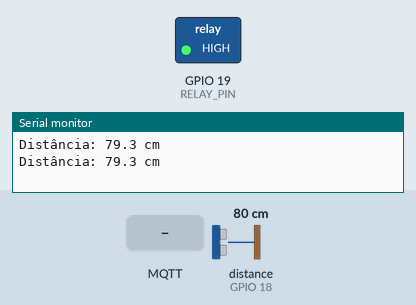
Bench run of a sketch on a simulated ESP32. Shown: switched loads named in the sketch (green lamp = pin HIGH), the last lines printed to the serial monitor. Wiring (from diagram.json): ultrasonic range finder: trigger GPIO 5; echo GPIO 18. Inputs (shaded band) come from the test bench; at power-on: distance to the obstacle (sensor on GPIO 18) 80 cm. The echo pulse lasts 58.3 µs per cm; WiFi joins after 1.5 s; servers stay silent unless stated; no MQTT or app messages arrive unless stated; pins used as bus, display or sensor lines are not drawn.

Above: at 4.2 s.
4.3 s: MQTT message "0" arrives on the first subscribed topic
At 4.45 s:
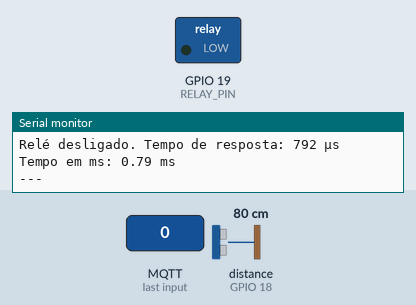
5.8 s: distance to the obstacle (sensor on GPIO 18) set to 12 cm
7.3 s: distance to the obstacle (sensor on GPIO 18) set to 9 cm
At 8.7 s:
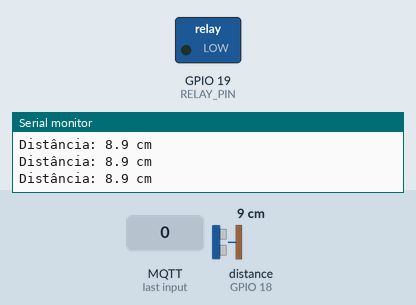
9.0 s: distance to the obstacle (sensor on GPIO 18) set to 18 cm
At 10.0 s:
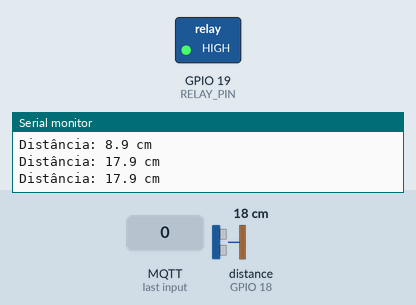
Timing chart, 0 to 12.0 s (numbered marks = the images above; inputs shaded):
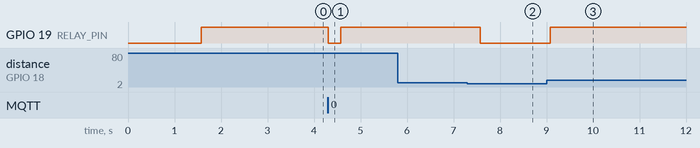

The sketch:

sketch.ino
```cpp
#include <WiFi.h>
#include <PubSubClient.h>

// Definições de pinos
#define TRIGGER_PIN 5
#define ECHO_PIN 18
#define RELAY_PIN 19

// Configurações Wi-Fi
const char* ssid = "Wokwi-GUEST";
const char* password = "";

// Configurações do broker MQTT
const char* mqtt_server = "broker.hivemq.com";
const char* mqtt_client_id = "esp32-nivel-agua";
const char* mqtt_topic_pub = "sensor/agua/nivel";
const char* mqtt_topic_sub = "atuador/agua/valvula";

WiFiClient espClient;
PubSubClient client(espClient);
long lastMsg = 0;

// Variáveis para estatísticas
int sensorCount = 0;
int relayCount = 0;
unsigned long sensorTimes[4];  // Para 4 medições
unsigned long relayTimes[4];   // Para 4 medições

//Conectando ao WiFi de acesso aberto
void setup_wifi() {
  Serial.print("Conectando-se ao Wi-Fi");
  WiFi.begin("Wokwi-GUEST", "", 6);
  while (WiFi.status() != WL_CONNECTED) {
    delay(100);
    Serial.print(".");
  }
  Serial.println(" Conectado!");
}

void callback(char* topic, byte* payload, unsigned int length) {
  // INÍCIO DA MEDIÇÃO DO RELÉ
  unsigned long startTime = micros();

  Serial.print("Mensagem recebida no tópico: ");
  Serial.println(topic);

  payload[length] = '\0';
  String message = String((char*)payload);
  message.trim();

  Serial.print("Comando recebido: ");
  Serial.println(message);

  if (String(topic) == mqtt_topic_sub) {
    if (message == "1") {
      digitalWrite(RELAY_PIN, HIGH);

      // FIM DA MEDIÇÃO DO RELÉ
      unsigned long endTime = micros();
      unsigned long responseTime = endTime - startTime;

      // Armazenar para estatísticas (se ainda não coletamos 4 medições)
      if (relayCount < 4) {
        relayTimes[relayCount] = responseTime;
        relayCount++;

        Serial.print("Relé ligado. Tempo de resposta: ");
        Serial.print(responseTime);
        Serial.println(" μs");
        Serial.print("Medição RELÉ #");
        Serial.print(relayCount);
        Serial.print(": ");
        Serial.print(responseTime / 1000.0, 2);
        Serial.println(" ms");
        Serial.println("---");

        // Se completou 4 medições do relé, mostrar estatísticas
        if (relayCount == 4) {
          printRelayStatistics();
        }
      }

    } else if (message == "0") {
      digitalWrite(RELAY_PIN, LOW);

      // FIM DA MEDIÇÃO DO RELÉ
      unsigned long endTime = micros();
      unsigned long responseTime = endTime - startTime;

      Serial.print("Relé desligado. Tempo de resposta: ");
      Serial.print(responseTime);
      Serial.println(" μs");
      Serial.print("Tempo em ms: ");
      Serial.print(responseTime / 1000.0, 2);
      Serial.println(" ms");
      Serial.println("---");

    } else {
      Serial.println("Comando inválido (use 1 ou 0)");
    }
  }
}

void reconnect() {
  while (!client.connected()) {
    Serial.print("Tentando conectar ao MQTT...");
    if (client.connect(mqtt_client_id)) {
      Serial.println("conectado!");
      client.subscribe(mqtt_topic_sub);
    } else {
      Serial.print("falhou, rc=");
      Serial.print(client.state());
      Serial.println(" tentando novamente em 5 segundos");
      delay(5000);
    }
  }
}

void setup() {
  Serial.begin(115200);
  Serial.println("=== SISTEMA DE MEDIÇÃO DE PERFORMANCE ===");
  Serial.println("Coletando 4 medições de cada componente...");
  Serial.println("==========================================");

  pinMode(TRIGGER_PIN, OUTPUT);
  pinMode(ECHO_PIN, INPUT);
  pinMode(RELAY_PIN, OUTPUT);
  digitalWrite(RELAY_PIN, LOW);

  setup_wifi();
  client.setServer(mqtt_server, 1883);
  client.setCallback(callback);
}

void loop() {
  if (!client.connected()) {
    reconnect();
  }
  client.loop();

  long now = millis();
  if (now - lastMsg > 500) {
    lastMsg = now;

    // INÍCIO DA MEDIÇÃO DO SENSOR
    unsigned long sensorStartTime = micros();

    // Disparo do pulso ultrassônico
    digitalWrite(TRIGGER_PIN, LOW);
    delayMicroseconds(2);
    digitalWrite(TRIGGER_PIN, HIGH);
    delayMicroseconds(10);
    digitalWrite(TRIGGER_PIN, LOW);

    long duration = pulseIn(ECHO_PIN, HIGH);

    // FIM DA MEDIÇÃO DO SENSOR
    unsigned long sensorEndTime = micros();
    unsigned long sensorTime = sensorEndTime - sensorStartTime;

    float distance = duration * 0.034 / 2.0;

    // Armazenar medição do sensor (se ainda não coletamos 4)
    if (sensorCount < 4) {
      sensorTimes[sensorCount] = sensorTime;
      sensorCount++;

      Serial.print("SENSOR - Distância: ");
      Serial.print(distance, 1);
      Serial.print(" cm | Tempo: ");
      Serial.print(sensorTime);
      Serial.print(" μs | ");
      Serial.print(sensorTime / 1000.0, 2);
      Serial.println(" ms");
      Serial.print("Medição SENSOR #");
      Serial.println(sensorCount);
      Serial.println("---");

      // Se completou 4 medições do sensor, mostrar estatísticas
      if (sensorCount == 4) {
        printSensorStatistics();
      }
    } else {
      // Apenas mostrar leitura normal após coletar dados
      Serial.print("Distância: ");
      Serial.print(distance, 1);
      Serial.println(" cm");
    }

    char msg[16];
    dtostrf(distance, 6, 2, msg);
    client.publish(mqtt_topic_pub, msg);

    // Aciona relé automaticamente com base na distância
    if (distance > 10.0) {
      digitalWrite(RELAY_PIN, HIGH);
    } else {
      digitalWrite(RELAY_PIN, LOW);
    }
  }
}

void printSensorStatistics() {
  Serial.println("\n========== ESTATÍSTICAS DO SENSOR HC-SR04 ==========");
  Serial.println("Medições coletadas:");

  unsigned long total = 0;
  for (int i = 0; i < 4; i++) {
    Serial.print("Medição ");
    Serial.print(i + 1);
    Serial.print(": ");
    Serial.print(sensorTimes[i]);
    Serial.print(" μs (");
    Serial.print(sensorTimes[i] / 1000.0, 2);
    Serial.println(" ms)");
    total += sensorTimes[i];
  }

  unsigned long average = total / 4;
  Serial.print("\nTempo médio: ");
  Serial.print(average);
  Serial.print(" μs (");
  Serial.print(average / 1000.0, 2);
  Serial.println(" ms)");
  Serial.println("==================================================\n");
}

void printRelayStatistics() {
  Serial.println("\n========== ESTATÍSTICAS DO RELÉ (MQTT) ==========");
  Serial.println("Medições coletadas:");

  unsigned long total = 0;
  for (int i = 0; i < 4; i++) {
    Serial.print("Medição ");
    Serial.print(i + 1);
    Serial.print(": ");
    Serial.print(relayTimes[i]);
    Serial.print(" μs (");
    Serial.print(relayTimes[i] / 1000.0, 2);
    Serial.println(" ms)");
    total += relayTimes[i];
  }

  unsigned long average = total / 4;
  Serial.print("\nTempo médio: ");
  Serial.print(average);
  Serial.print(" μs (");
  Serial.print(average / 1000.0, 2);
  Serial.println(" ms)");
  Serial.println("===============================================\n");
}
```

Measured:
- after the input at 4.3 s, GPIO 19 (RELAY_PIN): HIGH → LOW at once, → HIGH 0.27 s later
- after the input at 7.3 s, GPIO 19 (RELAY_PIN): HIGH → LOW after 0.28 s
- after the input at 9.0 s, GPIO 19 (RELAY_PIN): LOW → HIGH after 0.08 s
